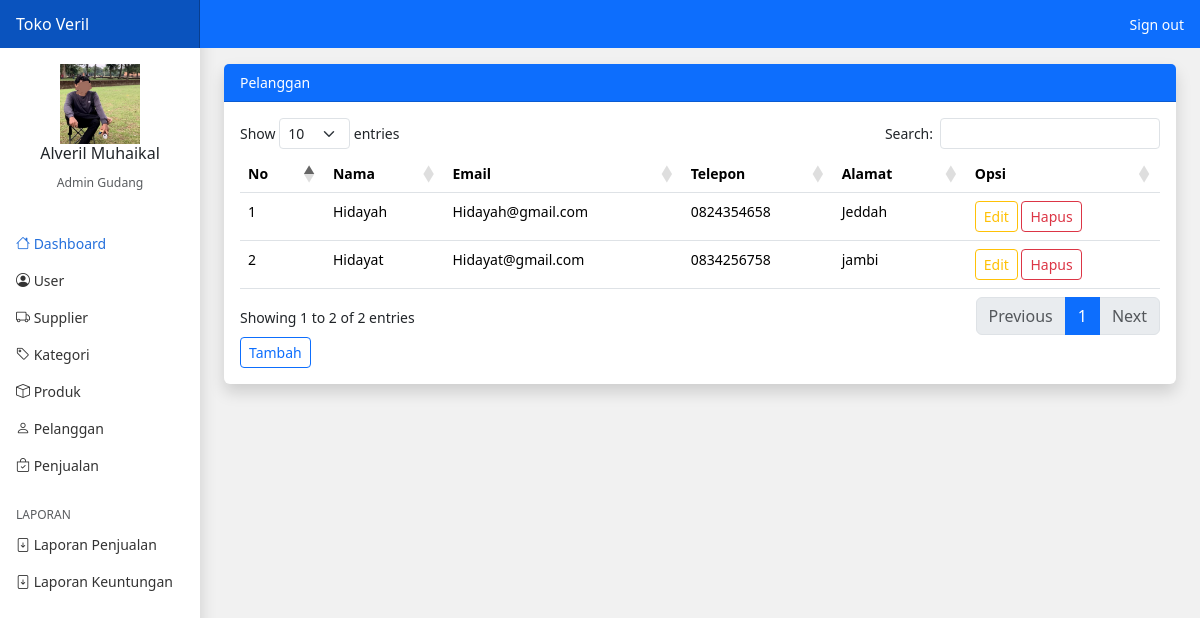
Page /gudang/index.php?page=pelanggan (signed in) on the committed database.
### tables this page shows
CREATE TABLE `pelanggan` (
  `id_pelanggan` int(11) NOT NULL,
  `id_toko` int(11) NOT NULL,
  `nama_pelanggan` varchar(100) NOT NULL,
  `email_pelanggan` varchar(100) NOT NULL,
  `telepon_pelanggan` varchar(25) NOT NULL,
  `alamat_pelanggan` varchar(100) NOT NULL
);

### gudang/pelanggan.php (the view)
<?php
$id_toko =$_SESSION['user']['id_toko'];
$pelanggan = array();
$ambil = $koneksi->query("SELECT * FROM pelanggan WHERE id_toko ='$id_toko'");
while($tiap = $ambil->fetch_assoc())
{
    $pelanggan[] = $tiap;
}
?>
<div class="card border-0 shadow">
    <div class="card-header bg-primary text-white">Pelanggan</div>
    <div class="card-body">
        <table class="table" id="example">
            <thead>
                <tr>
                    <th>No</th>
                    <th>Nama</th>
                    <th>Email</th>
                    <th>Telepon</th>
                    <th>Alamat</th>
                    <th>Opsi</th>
                </tr>
            </thead>
            <tbody>
                <?php foreach ($pelanggan as $key => $value): ?>
                <tr>
                    <td><?php echo $key +1 ?></td>
                    <td><?php echo $value["nama_pelanggan"] ?></td>
                    <td><?php echo $value["email_pelanggan"] ?></td>
                    <td><?php echo $value["telepon_pelanggan"] ?></td>
                    <td><?php echo $value["alamat_pelanggan"] ?></td>
                    <td>
                        <a class="btn btn-outline-warning btn-sm" href="index.php?page=pelanggan_edit&id=<?php echo $value["id_pelanggan"] ?>">Edit</a>
                        <a class="btn btn-outline-danger btn-sm" href="index.php?page=pelanggan_hapus&id=<?php echo $value["id_pelanggan"] ?>">Hapus</a>
                    </td>
                </tr>
                <?php endforeach ?>
            </tbody>
        </table>
        <a class="btn btn-outline-primary btn-sm" href="index.php?page=pelanggan_tambah">Tambah</a>
    </div>
</div>

### assets/css/dashboard.css (style rules this page uses)
body { font-size: .875rem; }

### rows in the picture
pelanggan: nama_pelanggan "Hidayah", email_pelanggan "Hidayah@gmail.com", telepon_pelanggan "0824354658", alamat_pelanggan "Jeddah"
pelanggan: nama_pelanggan "Hidayat", email_pelanggan "Hidayat@gmail.com", telepon_pelanggan "0834256758", alamat_pelanggan "jambi"

### other values in the picture
$_SESSION['user']['nama_user'] "Alveril Muhaikal"
